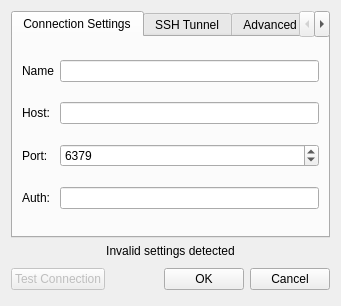
<?xml version="1.0" encoding="UTF-8"?>
<ui version="4.0">
 <class>connectionDialog</class>
 <widget class="QDialog" name="connectionDialog">
  <property name="windowModality">
   <enum>Qt::WindowModal</enum>
  </property>
  <property name="geometry">
   <rect>
    <x>0</x>
    <y>0</y>
    <width>341</width>
    <height>306</height>
   </rect>
  </property>
  <property name="minimumSize">
   <size>
    <width>341</width>
    <height>223</height>
   </size>
  </property>
  <property name="maximumSize">
   <size>
    <width>3410</width>
    <height>2230</height>
   </size>
  </property>
  <property name="contextMenuPolicy">
   <enum>Qt::DefaultContextMenu</enum>
  </property>
  <property name="windowTitle">
   <string>Connection</string>
  </property>
  <property name="modal">
   <bool>true</bool>
  </property>
  <layout class="QVBoxLayout" name="verticalLayout">
   <item>
    <widget class="QTabWidget" name="tabs">
     <property name="currentIndex">
      <number>0</number>
     </property>
     <widget class="QWidget" name="mainTab">
      <attribute name="title">
       <string>Connection Settings</string>
      </attribute>
      <layout class="QGridLayout" name="gridLayout">
       <item row="0" column="0">
        <widget class="QLabel" name="label_3">
         <property name="text">
          <string>Name</string>
         </property>
        </widget>
       </item>
       <item row="0" column="1">
        <widget class="QLineEdit" name="nameEdit"/>
       </item>
       <item row="1" column="0">
        <widget class="QLabel" name="hostLabel">
         <property name="text">
          <string>Host:</string>
         </property>
         <property name="alignment">
          <set>Qt::AlignLeading|Qt::AlignLeft|Qt::AlignVCenter</set>
         </property>
        </widget>
       </item>
       <item row="1" column="1">
        <widget class="QLineEdit" name="hostEdit"/>
       </item>
       <item row="2" column="0">
        <widget class="QLabel" name="portLabel">
         <property name="text">
          <string>Port:</string>
         </property>
         <property name="alignment">
          <set>Qt::AlignLeading|Qt::AlignLeft|Qt::AlignVCenter</set>
         </property>
        </widget>
       </item>
       <item row="2" column="1">
        <widget class="QSpinBox" name="portSpinBox">
         <property name="minimum">
          <number>1</number>
         </property>
         <property name="maximum">
          <number>65535</number>
         </property>
         <property name="value">
          <number>6379</number>
         </property>
        </widget>
       </item>
       <item row="3" column="0">
        <widget class="QLabel" name="authLabel">
         <property name="text">
          <string>Auth:</string>
         </property>
         <property name="alignment">
          <set>Qt::AlignLeading|Qt::AlignLeft|Qt::AlignVCenter</set>
         </property>
        </widget>
       </item>
       <item row="3" column="1">
        <widget class="QLineEdit" name="authEdit"/>
       </item>
      </layout>
     </widget>
     <widget class="QWidget" name="sshTab">
      <attribute name="title">
       <string>SSH Tunnel</string>
      </attribute>
      <layout class="QGridLayout" name="gridLayout_2">
       <item row="2" column="0">
        <widget class="QLabel" name="label_5">
         <property name="text">
          <string>Remote port</string>
         </property>
        </widget>
       </item>
       <item row="3" column="1">
        <widget class="QLineEdit" name="sshUser"/>
       </item>
       <item row="3" column="0">
        <widget class="QLabel" name="label_2">
         <property name="text">
          <string>User</string>
         </property>
        </widget>
       </item>
       <item row="1" column="1">
        <widget class="QLineEdit" name="sshHost"/>
       </item>
       <item row="0" column="0" colspan="2">
        <widget class="QCheckBox" name="useSshTunnel">
         <property name="text">
          <string>Use SSH Tunnel</string>
         </property>
        </widget>
       </item>
       <item row="2" column="1">
        <widget class="QSpinBox" name="sshPort">
         <property name="minimum">
          <number>1</number>
         </property>
         <property name="maximum">
          <number>65535</number>
         </property>
         <property name="value">
          <number>22</number>
         </property>
        </widget>
       </item>
       <item row="1" column="0">
        <widget class="QLabel" name="label">
         <property name="text">
          <string>Remote host</string>
         </property>
        </widget>
       </item>
       <item row="4" column="1">
        <widget class="QGroupBox" name="groupBox">
         <property name="title">
          <string>Password</string>
         </property>
         <property name="checkable">
          <bool>true</bool>
         </property>
         <layout class="QVBoxLayout" name="verticalLayout_2">
          <item>
           <widget class="QLineEdit" name="sshPass">
            <property name="inputMask">
             <string/>
            </property>
            <property name="echoMode">
             <enum>QLineEdit::Password</enum>
            </property>
           </widget>
          </item>
          <item>
           <widget class="QCheckBox" name="showPasswordCheckbox">
            <property name="text">
             <string>Show password</string>
            </property>
           </widget>
          </item>
         </layout>
        </widget>
       </item>
      </layout>
     </widget>
     <widget class="QWidget" name="advSettingsTab">
      <property name="sizePolicy">
       <sizepolicy hsizetype="Expanding" vsizetype="Expanding">
        <horstretch>0</horstretch>
        <verstretch>0</verstretch>
       </sizepolicy>
      </property>
      <attribute name="title">
       <string>Advanced Settings</string>
      </attribute>
      <layout class="QGridLayout" name="gridLayout_3">
       <item row="0" column="0">
        <widget class="QLabel" name="label_6">
         <property name="text">
          <string>Namespace separator</string>
         </property>
        </widget>
       </item>
       <item row="0" column="1">
        <widget class="QLineEdit" name="namespaceSeparator"/>
       </item>
       <item row="1" column="0">
        <widget class="QLabel" name="label_7">
         <property name="text">
          <string>Connection Timeout (sec)</string>
         </property>
        </widget>
       </item>
       <item row="1" column="1">
        <widget class="QSpinBox" name="connectionTimeout">
         <property name="enabled">
          <bool>true</bool>
         </property>
         <property name="minimum">
          <number>1</number>
         </property>
         <property name="maximum">
          <number>1000000000</number>
         </property>
        </widget>
       </item>
       <item row="2" column="0">
        <widget class="QLabel" name="label_8">
         <property name="text">
          <string>Command execution timeout (sec)</string>
         </property>
        </widget>
       </item>
       <item row="2" column="1">
        <widget class="QSpinBox" name="executionTimeout">
         <property name="enabled">
          <bool>true</bool>
         </property>
         <property name="minimum">
          <number>1</number>
         </property>
         <property name="maximum">
          <number>1000000000</number>
         </property>
        </widget>
       </item>
      </layout>
     </widget>
    </widget>
   </item>
   <item>
    <widget class="QLabel" name="validationWarning">
     <property name="text">
      <string>&lt;html&gt;&lt;head/&gt;&lt;body&gt;&lt;p align=&quot;center&quot;&gt;&lt;img src=&quot;:/images/alert.png&quot;/&gt; Invalid settings detected&lt;/p&gt;&lt;/body&gt;&lt;/html&gt;</string>
     </property>
    </widget>
   </item>
   <item>
    <layout class="QHBoxLayout">
     <property name="spacing">
      <number>6</number>
     </property>
     <property name="leftMargin">
      <number>0</number>
     </property>
     <property name="topMargin">
      <number>0</number>
     </property>
     <property name="rightMargin">
      <number>0</number>
     </property>
     <property name="bottomMargin">
      <number>0</number>
     </property>
     <item>
      <widget class="QPushButton" name="pushButton">
       <property name="enabled">
        <bool>false</bool>
       </property>
       <property name="text">
        <string>Test Connection</string>
       </property>
       <property name="checkable">
        <bool>false</bool>
       </property>
      </widget>
     </item>
     <item>
      <spacer>
       <property name="orientation">
        <enum>Qt::Horizontal</enum>
       </property>
       <property name="sizeHint" stdset="0">
        <size>
         <width>131</width>
         <height>31</height>
        </size>
       </property>
      </spacer>
     </item>
     <item>
      <widget class="QPushButton" name="okButton">
       <property name="text">
        <string>OK</string>
       </property>
      </widget>
     </item>
     <item>
      <widget class="QPushButton" name="cancelButton">
       <property name="text">
        <string>Cancel</string>
       </property>
      </widget>
     </item>
    </layout>
   </item>
  </layout>
 </widget>
 <tabstops>
  <tabstop>nameEdit</tabstop>
  <tabstop>hostEdit</tabstop>
  <tabstop>portSpinBox</tabstop>
  <tabstop>authEdit</tabstop>
  <tabstop>okButton</tabstop>
  <tabstop>cancelButton</tabstop>
  <tabstop>useSshTunnel</tabstop>
  <tabstop>sshHost</tabstop>
  <tabstop>sshPort</tabstop>
  <tabstop>sshUser</tabstop>
  <tabstop>tabs</tabstop>
 </tabstops>
 <resources>
  <include location="../Resources/demo.qrc"/>
 </resources>
 <connections>
  <connection>
   <sender>cancelButton</sender>
   <signal>clicked()</signal>
   <receiver>connectionDialog</receiver>
   <slot>reject()</slot>
   <hints>
    <hint type="sourcelabel">
     <x>369</x>
     <y>253</y>
    </hint>
    <hint type="destinationlabel">
     <x>179</x>
     <y>282</y>
    </hint>
   </hints>
  </connection>
 </connections>
</ui>
